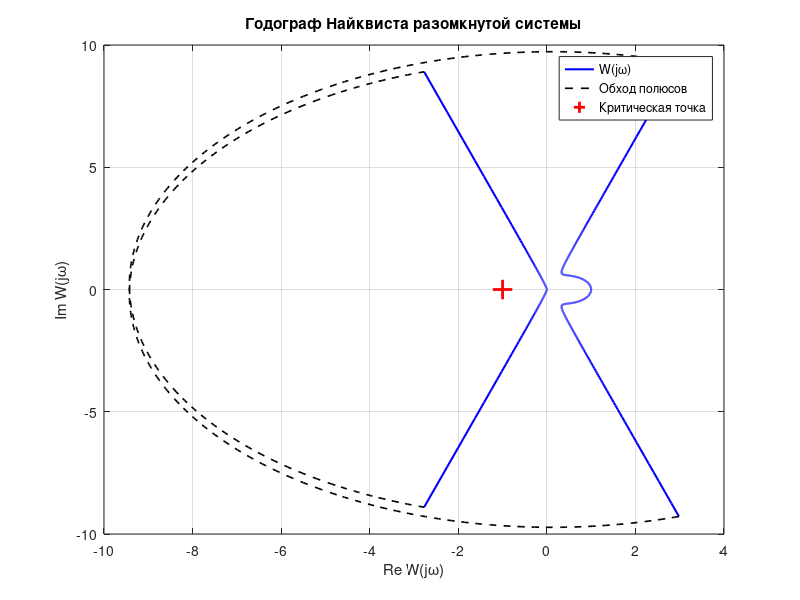
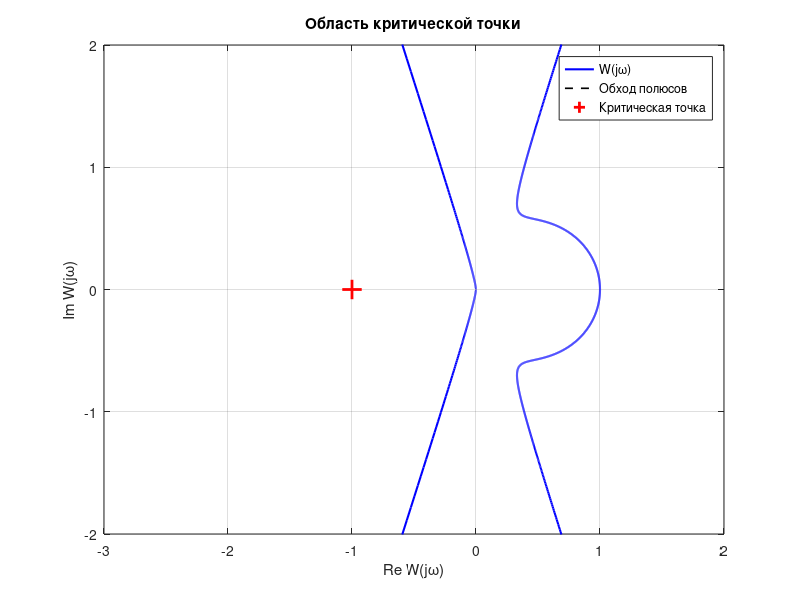
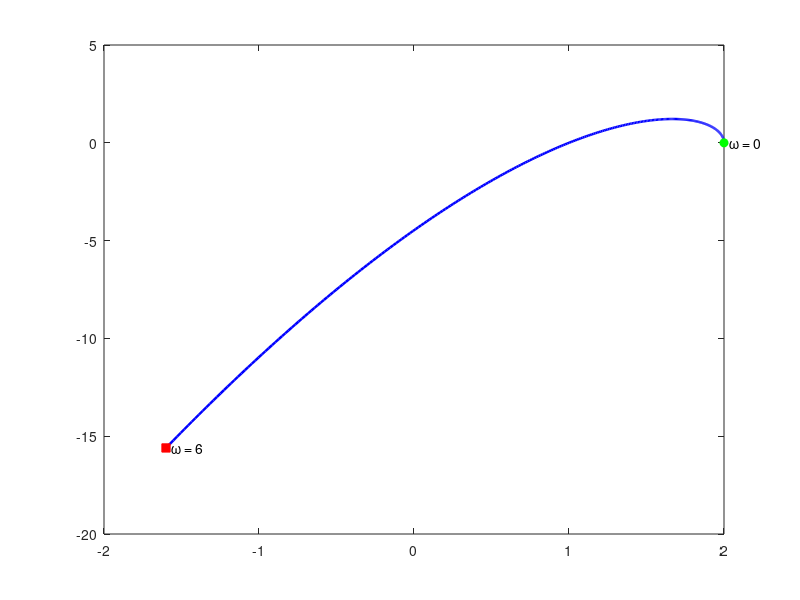

Source code (MATLAB) for these figures, in order: (Note: this script raises an error after producing the figures.)
clc;
clear;
close all;

s = tf('s');
W_open = 1 / (0.1*s^3 + 0.1*s^2 + s + 1);
W_closed = feedback(W_open, 1);

[N_open, D_open] = tfdata(W_open, 'v');
[N_closed, D_closed] = tfdata(W_closed, 'v');
D_open = D_open / N_open(end);
D_closed = D_closed / N_closed(end);

disp('Передаточная функция замкнутой системы:');
disp(W_closed);
disp('Коэффициенты D_closed(s) от старшей степени к младшей:');
disp(D_closed);

Delta2_open = D_open(2)*D_open(3) - D_open(1)*D_open(4);
Delta2_closed = D_closed(2)*D_closed(3) - D_closed(1)*D_closed(4);

fprintf('Гурвиц: Delta_2 разомкнутой системы = %.4f\n', Delta2_open);
fprintf('Гурвиц: Delta_2 замкнутой системы   = %.4f\n', Delta2_closed);

w0 = sqrt(10);
radius = 0.05;
w_low = linspace(1e-4, w0 - radius, 1000);
w_high = logspace(log10(w0 + radius), 2, 1000);
[re_low, im_low] = nyquist(W_open, w_low);
[re_high, im_high] = nyquist(W_open, w_high);
z_low = [1, reshape(re_low + 1i*im_low, 1, [])];
z_high = reshape(re_high + 1i*im_high, 1, []);

s_arc = 1i*w0 + radius*exp(1i*linspace(-pi/2, pi/2, 300));
z_arc = 1 ./ polyval(D_open, s_arc);
z_freq = [z_low, NaN, z_high, NaN, conj(z_low), NaN, conj(z_high)];
z_bypass = [z_arc, NaN, conj(z_arc)];

z_contour = [conj(fliplr(z_high)), conj(fliplr(z_arc)), ...
    conj(fliplr(z_low)), z_low, z_arc, z_high, 0, conj(z_high(end))];
phase = unwrap(angle(1 + z_contour));
turns = round((phase(end) - phase(1)) / (2*pi));
fprintf('Найквист: охватов точки (-1, 0) по часовой стрелке = %d\n', -turns);

for k = 1:2
    figure('Color', 'w');
    plot(real(z_freq), imag(z_freq), 'b-', 'LineWidth', 1.5);
    hold on;
    plot(real(z_bypass), imag(z_bypass), 'k--', 'LineWidth', 1.2);
    plot(-1, 0, 'r+', 'MarkerSize', 14, 'LineWidth', 2);
    grid on;
    xlabel('Re W(j\omega)');
    ylabel('Im W(j\omega)');
    legend('W(j\omega)', 'Обход полюсов', 'Критическая точка', ...
        'Location', 'best');

    if k == 1
        title('Годограф Найквиста разомкнутой системы');
    else
        xlim([-3 2]);
        ylim([-2 2]);
        title('Область критической точки');
    end
end

w = 0:0.02:6;
Djw = polyval(D_closed, 1i*w);

figure('Color', 'w');
plot(real(Djw), imag(Djw), 'b-', 'LineWidth', 1.8);
hold on;
plot(real(Djw(1)), imag(Djw(1)), 'go', 'MarkerFaceColor', 'g');
plot(real(Djw(end)), imag(Djw(end)), 'rs', 'MarkerFaceColor', 'r');
text(real(Djw(1)), imag(Djw(1)), '  \omega = 0');
text(real(Djw(end)), imag(Djw(end)), '  \omega = 6');
xline(0, 'k:');
yline(0, 'k:');
grid on;
box on;
xlabel('Re D(j\omega)');
ylabel('Im D(j\omega)');
title('Кривая Михайлова замкнутой системы');

disp('Полюсы разомкнутой системы:');
disp(pole(W_open));
disp('Полюсы замкнутой системы:');
disp(pole(W_closed));

t = 0:0.01:15;
[y_open, t_open] = step(W_open, t);
[y_closed, t_closed] = step(W_closed, t);

figure('Color', 'w');
subplot(2, 1, 1);
plot(t_open, y_open, 'b-', 'LineWidth', 1.5);
grid on;
xlabel('t, с');
ylabel('y(t)');
title('Разомкнутая система: незатухающие колебания');

subplot(2, 1, 2);
plot(t_closed, y_closed, 'b-', 'LineWidth', 1.5);
grid on;
xlabel('t, с');
ylabel('y(t)');
title('Замкнутая система: расходящиеся колебания');
